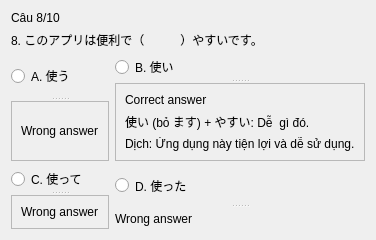
               <widget class="QWidget" name="page_14">
                <layout class="QGridLayout" name="gridLayout_3">
                 <item row="3" column="0">
                  <widget class="QSplitter" name="splitter_5">
                   <property name="orientation">
                    <enum>Qt::Vertical</enum>
                   </property>
                   <widget class="QRadioButton" name="radioButton_55">
                    <property name="text">
                     <string>C. 使って</string>
                    </property>
                   </widget>
                   <widget class="QFrame" name="frame_11">
                    <property name="frameShape">
                     <enum>QFrame::StyledPanel</enum>
                    </property>
                    <property name="frameShadow">
                     <enum>QFrame::Raised</enum>
                    </property>
                    <layout class="QVBoxLayout" name="verticalLayout_12">
                     <item>
                      <widget class="QLabel" name="label_15">
                       <property name="text">
                        <string>Wrong answer</string>
                       </property>
                      </widget>
                     </item>
                    </layout>
                   </widget>
                  </widget>
                 </item>
                 <item row="0" column="0">
                  <widget class="QLabel" name="label_98">
                   <property name="text">
                    <string>Câu 8/10</string>
                   </property>
                  </widget>
                 </item>
                 <item row="1" column="0" colspan="2">
                  <widget class="QLabel" name="label_99">
                   <property name="text">
                    <string>8. このアプリは便利で（　　　）やすいです。</string>
                   </property>
                  </widget>
                 </item>
                 <item row="2" column="1">
                  <widget class="QSplitter" name="splitter_8">
                   <property name="orientation">
                    <enum>Qt::Vertical</enum>
                   </property>
                   <widget class="QRadioButton" name="radioButton_54">
                    <property name="text">
                     <string>B. 使い</string>
                    </property>
                   </widget>
                   <widget class="QFrame" name="frame_17">
                    <property name="frameShape">
                     <enum>QFrame::StyledPanel</enum>
                    </property>
                    <property name="frameShadow">
                     <enum>QFrame::Raised</enum>
                    </property>
                    <layout class="QVBoxLayout" name="verticalLayout_13">
                     <item>
                      <widget class="QLabel" name="label_17">
                       <property name="text">
                        <string>Correct answer</string>
                       </property>
                      </widget>
                     </item>
                     <item>
                      <widget class="QLabel" name="label_16">
                       <property name="text">
                        <string>使い (bỏ ます) + やすい: Dễ  gì đó.</string>
                       </property>
                      </widget>
                     </item>
                     <item>
                      <widget class="QLabel" name="label_18">
                       <property name="text">
                        <string>Dịch: Ứng dụng này tiện lợi và dễ sử dụng.</string>
                       </property>
                      </widget>
                     </item>
                    </layout>
                   </widget>
                  </widget>
                 </item>
                 <item row="2" column="0">
                  <widget class="QSplitter" name="splitter_6">
                   <property name="orientation">
                    <enum>Qt::Vertical</enum>
                   </property>
                   <widget class="QRadioButton" name="radioButton_53">
                    <property name="text">
                     <string>A. 使う</string>
                    </property>
                   </widget>
                   <widget class="QFrame" name="frame_9">
                    <property name="frameShape">
                     <enum>QFrame::StyledPanel</enum>
                    </property>
                    <property name="frameShadow">
                     <enum>QFrame::Raised</enum>
                    </property>
                    <layout class="QVBoxLayout" name="verticalLayout_11">
                     <item>
                      <widget class="QLabel" name="label_13">
                       <property name="text">
                        <string>Wrong answer</string>
                       </property>
                      </widget>
                     </item>
                    </layout>
                   </widget>
                  </widget>
                 </item>
                 <item row="3" column="1">
                  <widget class="QSplitter" name="splitter_7">
                   <property name="orientation">
                    <enum>Qt::Vertical</enum>
                   </property>
                   <widget class="QRadioButton" name="radioButton_56">
                    <property name="text">
                     <string>D. 使った</string>
                    </property>
                   </widget>
                   <widget class="QLabel" name="label_14">
                    <property name="text">
                     <string>Wrong answer</string>
                    </property>
                   </widget>
                  </widget>
                 </item>
                </layout>
               </widget>
